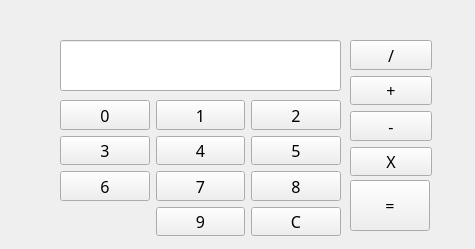
<?xml version="1.0" encoding="UTF-8"?>
<ui version="4.0">
 <class>MainWindow</class>
 <widget class="QMainWindow" name="MainWindow">
  <property name="geometry">
   <rect>
    <x>0</x>
    <y>0</y>
    <width>475</width>
    <height>249</height>
   </rect>
  </property>
  <property name="minimumSize">
   <size>
    <width>475</width>
    <height>249</height>
   </size>
  </property>
  <property name="maximumSize">
   <size>
    <width>475</width>
    <height>249</height>
   </size>
  </property>
  <property name="font">
   <font>
    <family>Source Code Pro</family>
    <pointsize>12</pointsize>
   </font>
  </property>
  <property name="windowTitle">
   <string>qt-Calculator</string>
  </property>
  <widget class="QWidget" name="centralwidget">
   <widget class="QWidget" name="gridLayoutWidget">
    <property name="geometry">
     <rect>
      <x>60</x>
      <y>100</y>
      <width>281</width>
      <height>136</height>
     </rect>
    </property>
    <layout class="QGridLayout" name="gridLayout">
     <item row="1" column="2">
      <widget class="QPushButton" name="btn_five">
       <property name="text">
        <string>5</string>
       </property>
      </widget>
     </item>
     <item row="2" column="0">
      <widget class="QPushButton" name="btn_six">
       <property name="text">
        <string>6</string>
       </property>
      </widget>
     </item>
     <item row="2" column="2">
      <widget class="QPushButton" name="btn_eight">
       <property name="text">
        <string>8</string>
       </property>
      </widget>
     </item>
     <item row="0" column="0">
      <widget class="QPushButton" name="btn_zero">
       <property name="text">
        <string>0</string>
       </property>
      </widget>
     </item>
     <item row="0" column="1">
      <widget class="QPushButton" name="btn_one">
       <property name="text">
        <string>1</string>
       </property>
      </widget>
     </item>
     <item row="1" column="0">
      <widget class="QPushButton" name="btn_three">
       <property name="text">
        <string>3</string>
       </property>
      </widget>
     </item>
     <item row="1" column="1">
      <widget class="QPushButton" name="btn_four">
       <property name="text">
        <string>4</string>
       </property>
      </widget>
     </item>
     <item row="2" column="1">
      <widget class="QPushButton" name="btn_seven">
       <property name="text">
        <string>7</string>
       </property>
      </widget>
     </item>
     <item row="0" column="2">
      <widget class="QPushButton" name="btn_two">
       <property name="text">
        <string>2</string>
       </property>
      </widget>
     </item>
     <item row="3" column="1">
      <widget class="QPushButton" name="btn_nine">
       <property name="text">
        <string>9</string>
       </property>
      </widget>
     </item>
     <item row="3" column="2">
      <widget class="QPushButton" name="btn_clear">
       <property name="text">
        <string>C</string>
       </property>
      </widget>
     </item>
    </layout>
   </widget>
   <widget class="QLineEdit" name="text_output">
    <property name="geometry">
     <rect>
      <x>60</x>
      <y>40</y>
      <width>281</width>
      <height>51</height>
     </rect>
    </property>
    <property name="readOnly">
     <bool>false</bool>
    </property>
    <property name="clearButtonEnabled">
     <bool>false</bool>
    </property>
   </widget>
   <widget class="QWidget" name="verticalLayoutWidget">
    <property name="geometry">
     <rect>
      <x>350</x>
      <y>40</y>
      <width>82</width>
      <height>136</height>
     </rect>
    </property>
    <layout class="QVBoxLayout" name="verticalLayout">
     <item>
      <widget class="QPushButton" name="btn_div">
       <property name="text">
        <string>/</string>
       </property>
      </widget>
     </item>
     <item>
      <widget class="QPushButton" name="btn_add">
       <property name="text">
        <string>+</string>
       </property>
      </widget>
     </item>
     <item>
      <widget class="QPushButton" name="btn_sub">
       <property name="text">
        <string>-</string>
       </property>
      </widget>
     </item>
     <item>
      <widget class="QPushButton" name="btn_mul">
       <property name="text">
        <string>X</string>
       </property>
      </widget>
     </item>
    </layout>
   </widget>
   <widget class="QPushButton" name="btn_equal">
    <property name="geometry">
     <rect>
      <x>350</x>
      <y>180</y>
      <width>80</width>
      <height>51</height>
     </rect>
    </property>
    <property name="text">
     <string>=</string>
    </property>
   </widget>
  </widget>
 </widget>
 <resources/>
 <connections/>
</ui>
